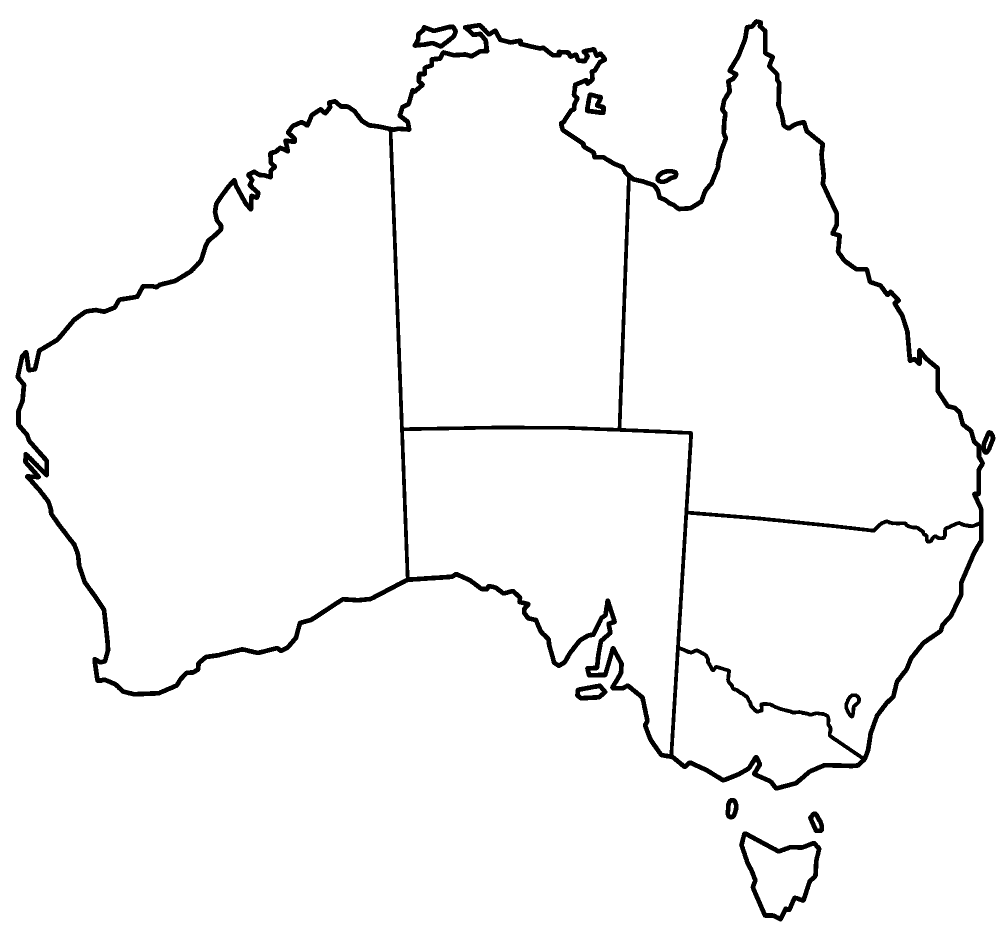
#> input picture australia.png, 2000 x 1870 px (shown at 1/2 size)
$ python map_aus.py
#> lines starting #> are read from the running program, lines starting #| are printed output that depends on the picture; after the words box and inside, x2 and y2 are one past the last pixel; in counts of white or black regions, pixels touching at a corner belong together
import cv2

neighbours = {
    "WA":  ["NT", "SA"],
    "NT":  ["WA", "SA", "QLD"],
    "SA":  ["WA", "NT", "QLD", "NSW", "VIC"],
    "QLD": ["NT", "SA", "NSW"],
    "NSW": ["QLD", "SA", "VIC"],
    "VIC": ["SA", "NSW"],
    "TAS": []
}

domains = {state: ["Red", "Green", "Blue"] for state in neighbours}
colors = {}

def select_unassigned_variable(colors, domains):
    for var in domains:
        if var not in colors:
            return var

def is_consistent(var, value, colors, neighbours):
    for neighbour in neighbours[var]:
        if neighbour in colors and colors[neighbour] == value:
            return False
    return True

def forward_checking(colors, domains, neighbours):
    if len(colors) == len(domains):
        return colors

    var = select_unassigned_variable(colors, domains)

    for value in domains[var]:
        if is_consistent(var, value, colors, neighbours):
            colors[var] = value

            saved_domains = {v: domains[v][:] for v in domains}

            failure = False
            for neighbour in neighbours[var]:
                if neighbour not in colors:
                    domains[neighbour] = [
                        v for v in domains[neighbour] if v != value
                    ]
                    if not domains[neighbour]:
                        failure = True
                        break

            if not failure:
                result = forward_checking(colors, domains, neighbours)
                if result:
                    return result

            for v in domains:
                domains[v] = saved_domains[v][:]

            del colors[var]

    return None

result = forward_checking(colors, domains, neighbours)
print(result)

state_points = {
    "WA":  (452, 818),
    "NT":  (1021, 517),
    "SA":  (1114, 1009),
    "QLD": (1571, 723),
    "NSW": (1561, 1200),
    "VIC": (1498, 1479),
    "TAS": (1557, 1746)
}

color_map = {
    "Red":   (255, 0, 0),
    "Green": (0, 255, 0),
    "Blue":  (0, 0, 255)
}

image = cv2.imread("australia.png")
#> image is the input picture: shape (1870, 2000, 3); 96.8% white; 9 black regions, largest, box (x1, y1, x2, y2) and area: (31, 38, 1991, 1581) 105460, (1478, 1663, 1643, 1843) 5205, (825, 49, 916, 98) 1943

if image is None:
    raise Exception("Image not found")

for state, point in state_points.items():
    color_name = result[state]
    fill_color = color_map[color_name]

    cv2.floodFill(
         image,
         mask=None,
         seedPoint=point,
         newVal=fill_color,
         loDiff=(10, 10, 10),
         upDiff=(10, 10, 10)
     )
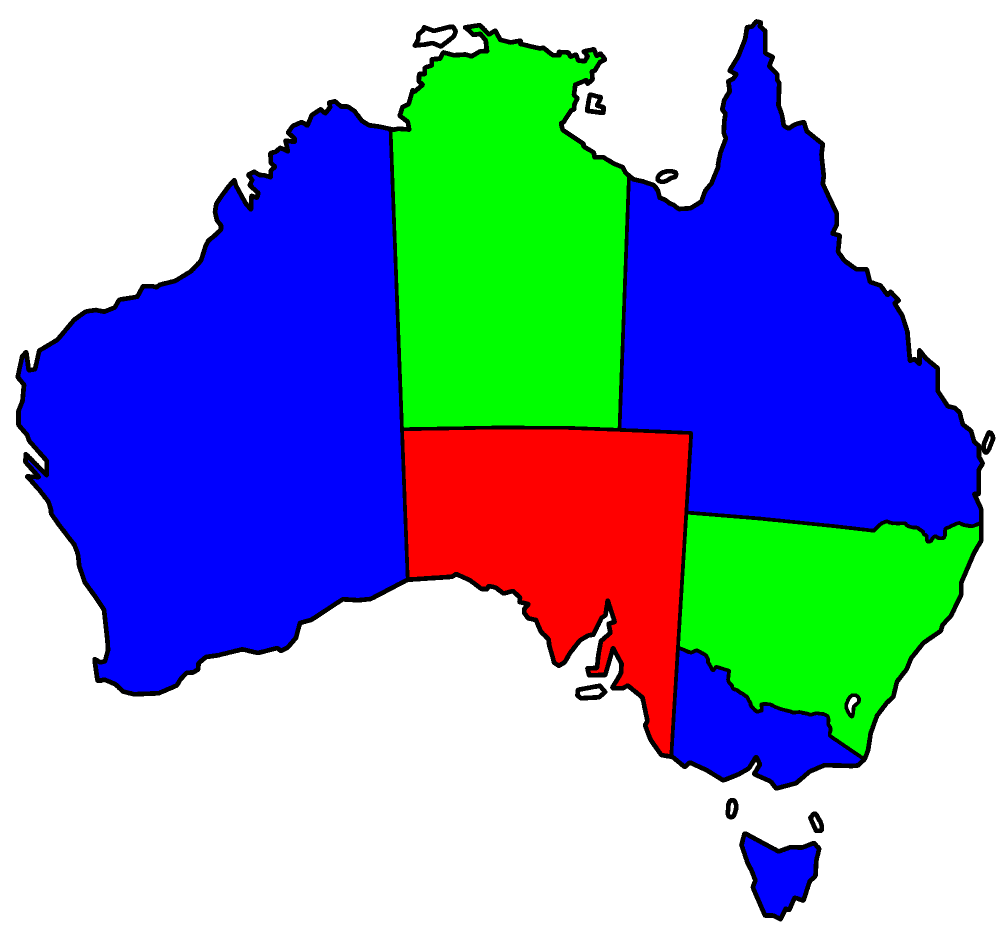
#> image: shape (1870, 2000, 3) (shown at 1/2 size); mean B, G, R 198.8, 161.6, 143.1

image = cv2.cvtColor(image, cv2.COLOR_RGB2BGR)
cv2.imwrite("colored_map.png", image)
